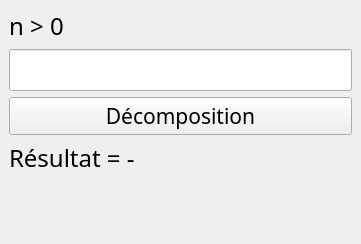
<?xml version="1.0" encoding="UTF-8"?>
<ui version="4.0">
 <class>MainWindow</class>
 <widget class="QMainWindow" name="MainWindow">
  <property name="geometry">
   <rect>
    <x>0</x>
    <y>0</y>
    <width>361</width>
    <height>244</height>
   </rect>
  </property>
  <property name="windowTitle">
   <string>Facteurs Premiers</string>
  </property>
  <widget class="QWidget" name="centralwidget">
   <property name="font">
    <font>
     <family>Trebuchet MS</family>
     <pointsize>18</pointsize>
    </font>
   </property>
   <layout class="QGridLayout" name="gridLayout">
    <item row="0" column="0">
     <widget class="QLabel" name="lbl_n">
      <property name="font">
       <font>
        <family>Trebuchet MS</family>
        <pointsize>18</pointsize>
       </font>
      </property>
      <property name="text">
       <string>n &gt; 0</string>
      </property>
     </widget>
    </item>
    <item row="2" column="0">
     <widget class="QPushButton" name="btn_dec">
      <property name="font">
       <font>
        <family>Trebuchet MS</family>
        <pointsize>16</pointsize>
       </font>
      </property>
      <property name="text">
       <string>Décomposition</string>
      </property>
     </widget>
    </item>
    <item row="1" column="0">
     <widget class="QLineEdit" name="txt_n">
      <property name="font">
       <font>
        <family>Trebuchet MS</family>
        <pointsize>18</pointsize>
       </font>
      </property>
     </widget>
    </item>
    <item row="3" column="0">
     <widget class="QLabel" name="lbl_res">
      <property name="text">
       <string>Résultat = -</string>
      </property>
     </widget>
    </item>
    <item row="4" column="0">
     <spacer name="verticalSpacer">
      <property name="orientation">
       <enum>Qt::Vertical</enum>
      </property>
      <property name="sizeHint" stdset="0">
       <size>
        <width>20</width>
        <height>40</height>
       </size>
      </property>
     </spacer>
    </item>
   </layout>
  </widget>
 </widget>
 <resources/>
 <connections/>
</ui>
